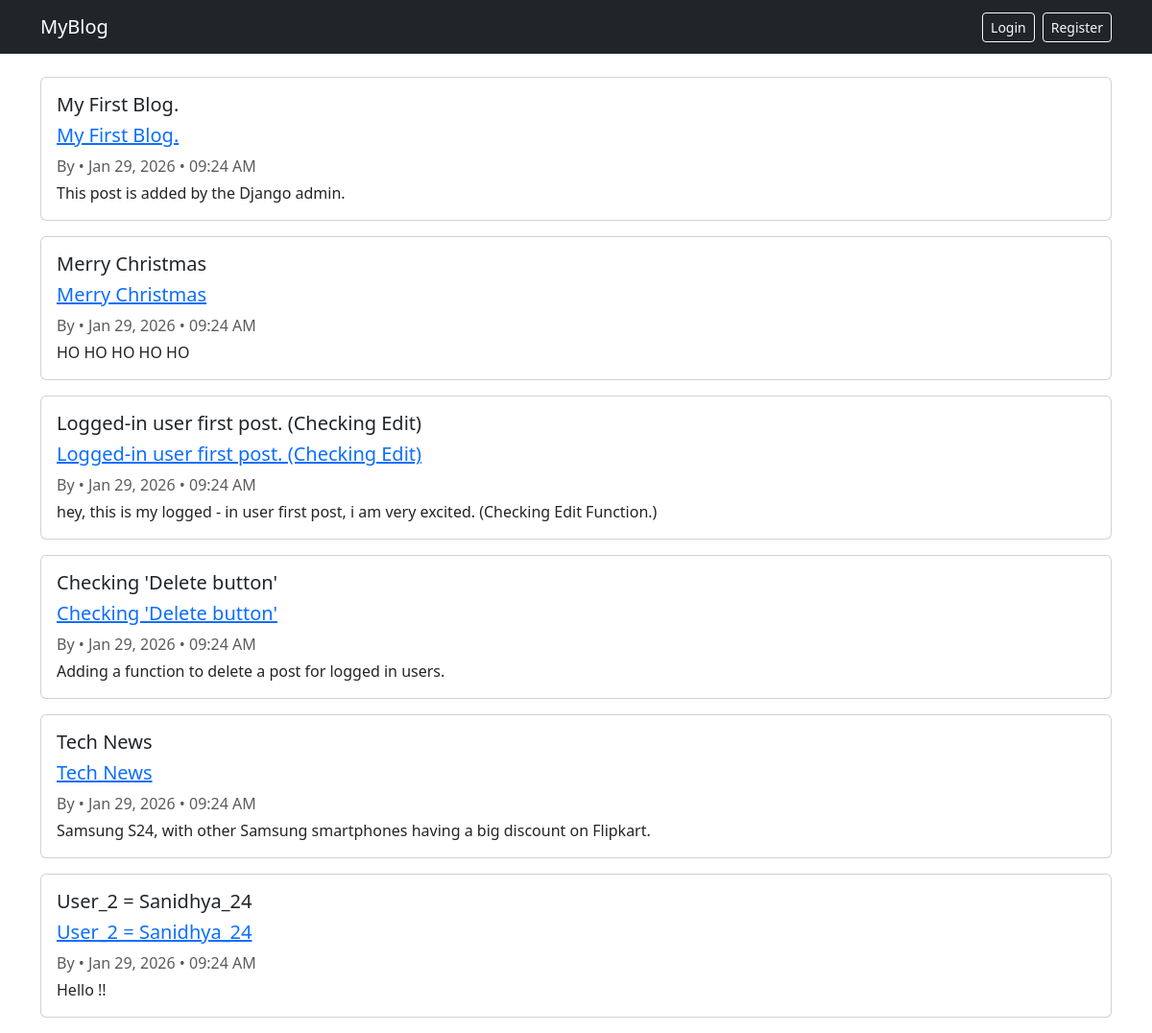
The page / on the database its author committed.
### posts/models.py (models this page shows, shortened)
class Post(models.Model):
    title = models.CharField(max_length = 200)
    content = models.TextField()
    author = models.ForeignKey(User, on_delete=models.CASCADE)
    created_at = models.DateTimeField(default=timezone.now)

### posts/views.py (the view)
# urls.py: path('', views.home, name='home'),
def home(request):
    posts = Post.objects.all()
    return render(request, 'posts/home.html', {'posts': posts})

### posts/templates/posts/home.html (shortened to what this page needs)
{% extends 'posts/base.html' %}
{% block content %}
{% for post in posts %}
    <div class="card mb-3">
        <div class="card-body">
            <h5 class="card-title">{{ post.title }}</h5>
            <h5 class="card-title">
                <a href="{% url 'post_detail' post.id %}">
                    {{ post.title }}
                </a>
            </h5>
            <p class="text-muted mb-1">
                By <strong>{{ post.author.username }}</strong>
                • {{ post.created_at|date:"M d, Y" }}
                • {{ post.created_at|time:"h:i A" }}
            </p>
            <p class="card-text">{{ post.content }}</p>
        </div>
    </div>
{% endfor %}
{% endblock %}

### posts/templates/posts/base.html (shortened to what this page needs)
<!DOCTYPE html>
<html>
<head>
    <link href="https://cdn.jsdelivr.net/npm/bootstrap@5.3.2/dist/css/bootstrap.min.css" rel="stylesheet">
</head>
<body>
<nav class="navbar navbar-expand-lg navbar-dark bg-dark">
    <div class="container">
        <a class="navbar-brand" href="/">MyBlog</a>
        <div class="d-flex">
            {% if user.is_authenticated %}
                <span class="navbar-text me-3">
                    Hello, {{ user.username }}
                </span>
                <a class="btn btn-outline-light btn-sm" href="{% url 'logout' %}">Logout</a>
            {% else %}
                <a class="btn btn-outline-light btn-sm me-2" href="{% url 'login' %}">Login</a>
                <a class="btn btn-outline-light btn-sm" href="{% url 'register' %}">Register</a>
            {% endif %}
        </div>
    </div>
</nav>
<div class="container mt-4">
    {% block content %}{% endblock %}
</div>
</body>
</html>

### rows shown on the page
Post: title "My First Blog.", created_at "Jan 29, 2026", created_at "09:24 AM", content "This post is added by the Django admin."
Post: title "Merry Christmas", created_at "Jan 29, 2026", created_at "09:24 AM", content "HO HO HO HO HO"
Post: title "Logged-in user first post. (Checking Edit)", created_at "Jan 29, 2026", created_at "09:24 AM", content "hey, this is my logged - in user first post, i am very excited. (Checking Edit Function.)"
Post: title "Checking 'Delete button'", created_at "Jan 29, 2026", created_at "09:24 AM", content "Adding a function to delete a post for logged in users."
Post: title "Tech News", created_at "Jan 29, 2026", created_at "09:24 AM", content "Samsung S24, with other Samsung smartphones having a big discount on Flipkart."
Post: title "User_2 = Sanidhya_24", created_at "Jan 29, 2026", created_at "09:24 AM", content "Hello !!"
